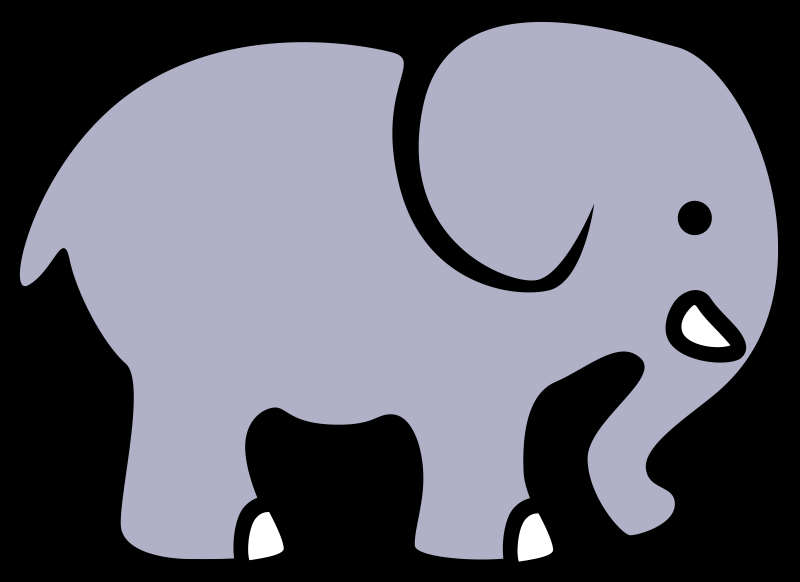
#> input picture python/assets/images/elephant.png, 2400 x 1744 px (shown at 1/3 size)
$ jupyter execute test.ipynb
#> lines starting #> are read from the running program, lines starting #| are printed output that depends on the picture; after the words box and inside, x2 and y2 are one past the last pixel; in counts of white or black regions, pixels touching at a corner belong together
[cell 1]
import numpy as np
import cv2

[cell 2]
def show(img, size=1000):
    h, w = img.shape[:2]
    m = max(h, w)

    img = cv2.resize(img, (int(w/m*size), int(h/m*size)))
    cv2.imshow("image", img)
    cv2.waitKey(0)
    cv2.destroyAllWindows()

[cell 3]
im = cv2.imread('assets/images/elephant.png')
#> im is the input picture: shape (1744, 2400, 3); mean B, G, R 116.2, 103, 103

imgray = cv2.cvtColor(im, cv2.COLOR_BGR2GRAY)
ret, thresh = cv2.threshold(imgray, 127, 255, 0)
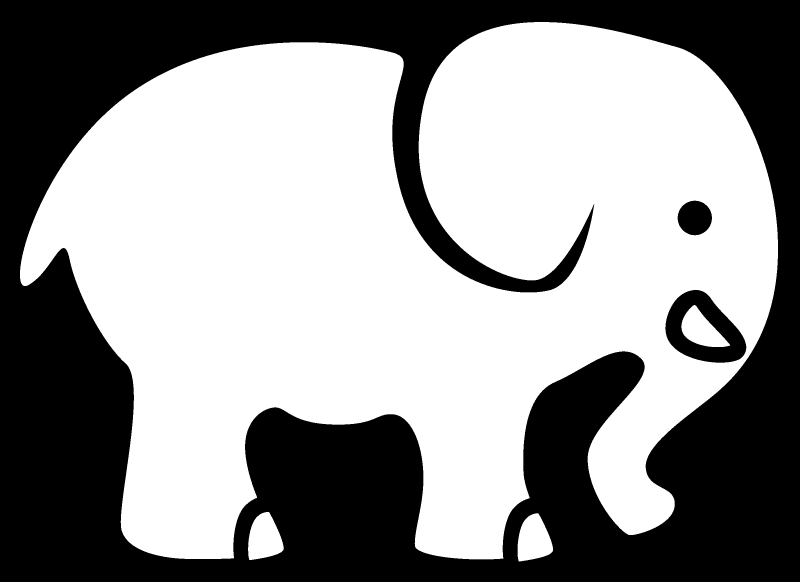
#> thresh: shape (1744, 2400) (shown at 1/3 size); 58.1% white; 3 black regions
contours, hierarchy = cv2.findContours(thresh, cv2.RETR_TREE, cv2.CHAIN_APPROX_SIMPLE)
#> contours = 6 contours; box (x1, y1, x2, y2) and area: (60, 66, 2334, 1678) 2440806, (1995, 869, 2240, 1089) 36995, (744, 1536, 851, 1680) 10840, (1553, 1540, 1659, 1685) 10839, (2044, 915, 2191, 1041) 9618, (2032, 601, 2137, 707) 8464

blank_img = np.zeros_like(im)
outline = cv2.drawContours(blank_img, contours[:3] + contours[4:], -1, (0, 255, 0), 3)
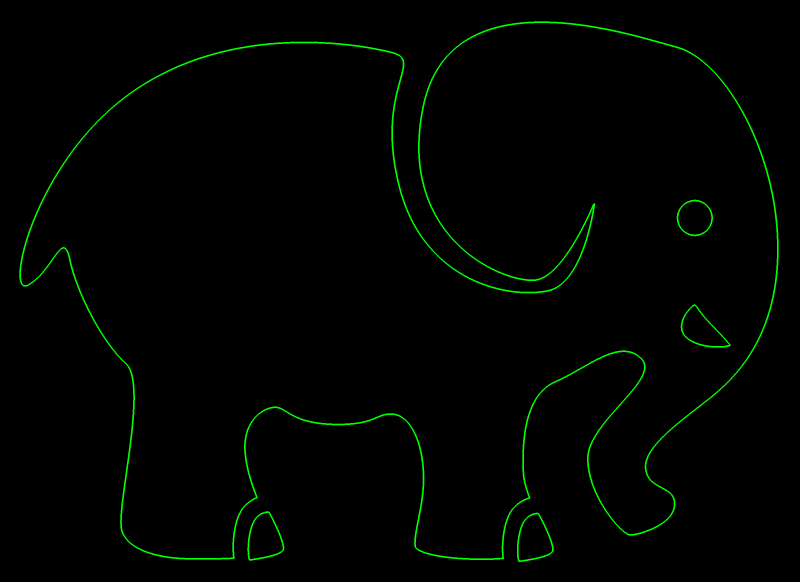
#> outline: shape (1744, 2400, 3) (shown at 1/3 size); mean of channels 0, 1, 2 0, 3.5, 0; drawn as B, G, R

[cell 4]
im.shape
#> Out = (1744, 2400, 3)

[cell 5]
show(outline)
#> in show, `img = cv2.resize(img, (int(w/m*size), int(h/m*size)))`:
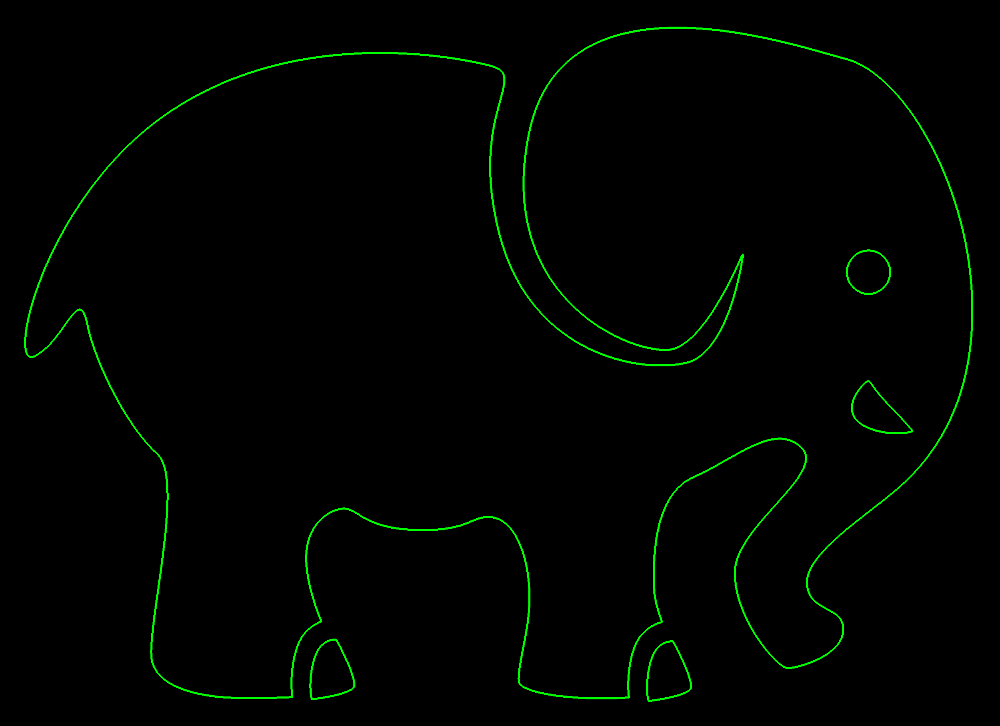
#> img: shape (726, 1000, 3); mean of channels 0, 1, 2 0, 3.5, 0; drawn as B, G, R
